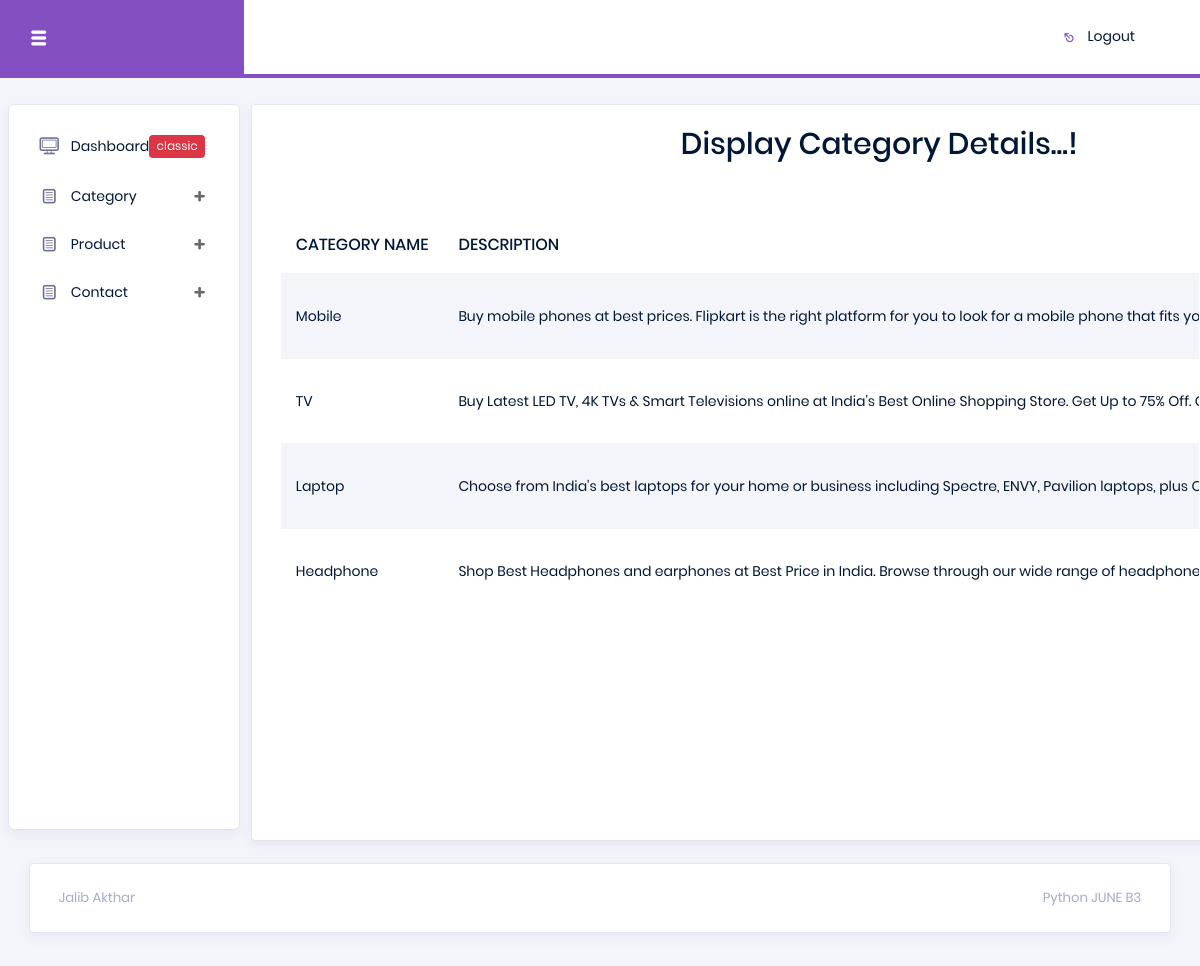
The page /ElectroMasterAdminSide/category_display/ on the database its author committed.
### ElectroMasterAdminSide/models.py (models this page shows)
class CategoryDB(models.Model):
    Category_Name = models.CharField(max_length=100,null=True,blank=True)
    Description = models.CharField(max_length=100,null=True,blank=True)
    Category_Image = models.ImageField(upload_to="Images",null=True,blank=True)

### ElectroMasterAdminSide/views.py (the view)
# urls.py: path('category_display/',views.category_display,name="category_display"),
def category_display(req):
    Category = CategoryDB.objects.all()
    return render(req,"DisplayCategory.html",{'Category':Category})

### ElectroMasterAdminSide/templates/DisplayCategory.html (shortened to what this page needs)
<!DOCTYPE html>
{% extends 'index.html' %}
{% block content %}
<html lang="en">
<head>
</head>
<body>
<div class="col-lg-10 grid-margin stretch-card">
              <div class="card">
                <div class="card-body">
                  <h3 style="margin-left:400px;">Display Category Details...!</h3>
                    <br><br>
                  <div class="table-responsive">
                    <table class="table table-striped">
                      <thead>
                        <tr>
                          <th>
                            CATEGORY NAME
                          </th>
                          <th>
                            DESCRIPTION
                          </th>
                        </tr>
                      </thead>
                      <tbody>
                      {% for i in Category %}
                        <tr>
                          <td class="py-1">
                            {{i.Category_Name}}
                          </td>
                          <td>
                            {{i.Description}}
                          </td>
                        </tr>
                      {% endfor %}
                      </tbody>
                    </table>
                  </div>
                </div>
              </div>
            </div>
</body>
</html>
{% endblock %}

### rows shown on the page
CategoryDB: Category_Name "Mobile", Description "Buy mobile phones at best prices. Flipkart is the right platform for you to look for a mobile phone that fits…"
CategoryDB: Category_Name "TV", Description "Buy Latest LED TV, 4K TVs & Smart Televisions online at India's Best Online Shopping Store. Get Up to 75% Off.…"
CategoryDB: Category_Name "Laptop", Description "Choose from India's best laptops for your home or business including Spectre, ENVY, Pavilion laptops, plus…"
CategoryDB: Category_Name "Headphone", Description "Shop Best Headphones and earphones at Best Price in India. Browse through our wide range of…"
